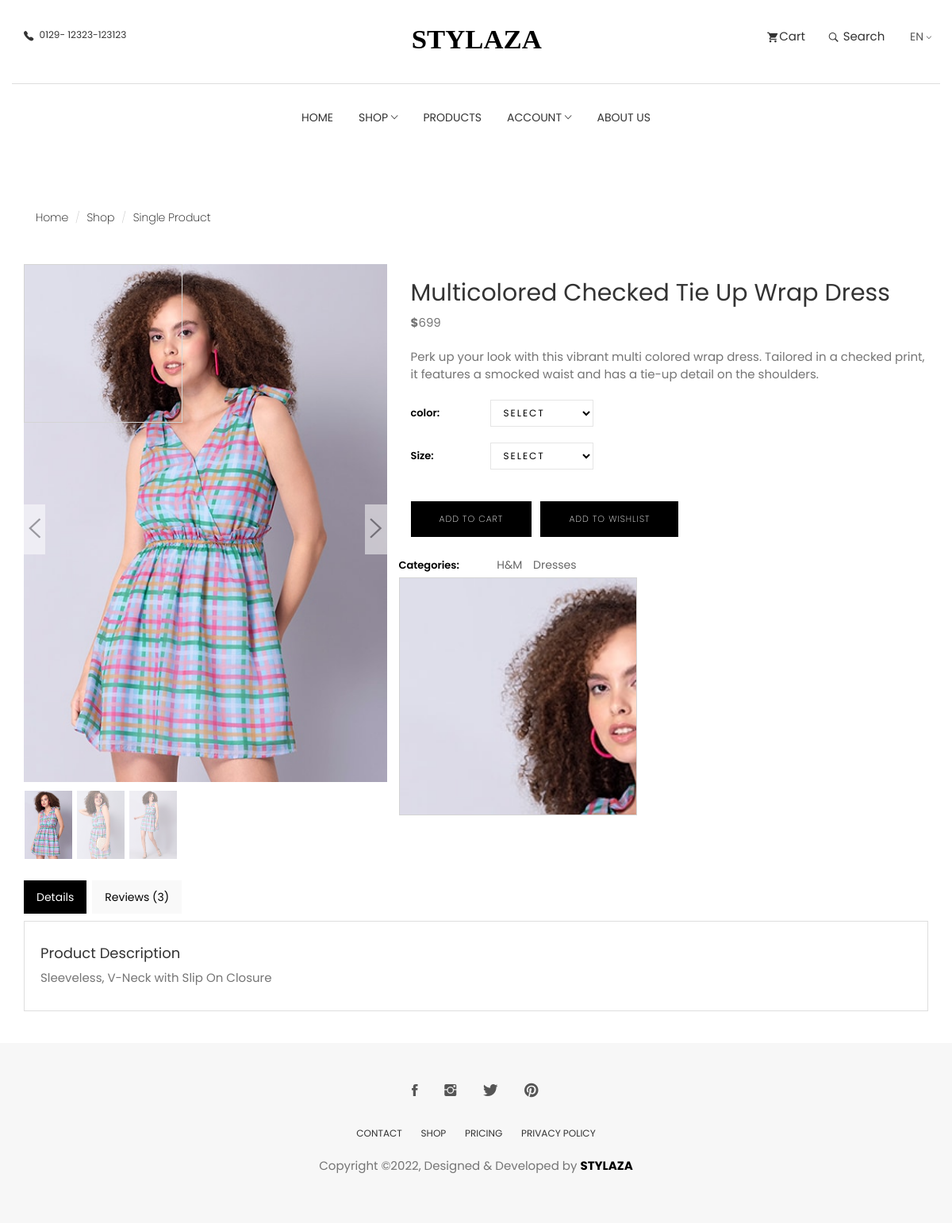
Screenshot of /shop/dresses/checked-blue-dress/ with the database file from the repository.
### product/models.py (models this page shows, shortened)
class Product(models.Model):
    product_name = models.CharField(max_length=500, unique=True)
    product_code = models.CharField(max_length=200, unique=True)
    slug = models.SlugField(max_length=250, unique=True)
    description = models.TextField(max_length=500, blank=True)
    offer_price = models.IntegerField(default=0)
    percentage = models.IntegerField(default=0)
    details = models.TextField(max_length=500, blank=True)
    price = models.IntegerField()
    featured = models.BooleanField(default=False)
    images = models.ImageField(upload_to="photos/products")
    images1 = models.ImageField(upload_to="photos/products")
    images2 = models.ImageField(upload_to="photos/products")
    stock = models.IntegerField()
    is_available = models.BooleanField(default=True)
    category = models.ForeignKey(Category, on_delete=models.CASCADE)
    brand = models.ForeignKey(Brand, on_delete=models.CASCADE)
    created_date = models.DateTimeField(auto_now_add=True)
    created_by = models.CharField(max_length=200, blank=True)
    modified_date = models.DateTimeField(auto_now=True)
    color = models.CharField(max_length=100, blank=True)
    material = models.CharField(max_length=100, blank=True)
    occasion = models.CharField(max_length=100, blank=True)
    type = models.CharField(max_length=100, blank=True)
    pattern = models.CharField(max_length=100, blank=True)
    country_of_origin = models.CharField(max_length=100, blank=True)
    Manufacture = models.TextField(max_length=500, blank=True)

class Brand(models.Model):
    brand_name = models.CharField(max_length=200, unique=True)
    slug = models.SlugField(max_length=200, unique=True)
    brand_logo = models.ImageField(upload_to="photos/brands")
    class Meta:
        verbose_name = "brand"
        verbose_name_plural = "brands"
    def __str__(self):
        return self.brand_name

class Category(models.Model):
    category_name = models.CharField(max_length=50)
    slug = models.SlugField(max_length=100, unique=True)
    description = models.TextField(max_length=255, blank=True)
    cat_image = models.ImageField(upload_to="photos/categories/", default="")
    class Meta:
        verbose_name = "category"
        verbose_name_plural = "categories"
    def __str__(self):
        return self.category_name

### web/views.py (the view)
def product_detail(request, category_slug, product_slug):
    try:
        single_product = Product.objects.get(
            category__slug=category_slug, slug=product_slug
        )
        images = []
        images.append(single_product.images)
        images.append(single_product.images1)
        images.append(single_product.images2)
        in_cart = CartItem.objects.filter(
            cart__cart_id=_cart_id(request), product=single_product
        ).exists()
    except Exception as e:
        raise e
    product_gallery = ProductGallery.objects.filter(product_id=single_product.id)
    context = {
        "single_product": single_product,
        "in_cart": in_cart,
        "product_gallery": product_gallery,
        "images": images,
    }
    return render(request, "stylaza/product-single.html", context)

### product/context_processors.py (called while the page is built)
def menu_links(request):
    links = Category.objects.all()
    return dict(links=links)

def menu_links_brand(request):
    link = Brand.objects.all()
    return dict(link=link)

### product/models.py (called while the page is built)
    def colors(self):
        return super(VariationManager, self).filter(
            variation_category="color", is_active=True
        )

    def sizes(self):
        return super(VariationManager, self).filter(
            variation_category="size", is_active=True
        )

### product/views.py (called while the page is built)
def _cart_id(request):
    cart = request.session.session_key
    if not cart:
        cart = request.session.create()
    return cart

### templates/stylaza/product-single.html (shortened to what this page needs)
{% load static %}
{% load mathfilters %}
<!DOCTYPE html>
<html lang="en">
<head>
	<link rel="stylesheet" href="//maxcdn.bootstrapcdn.com/font-awesome/4.3.0/css/font-awesome.min.css">
  <link rel="stylesheet" href="{% static 'stylaza/plugins/themefisher-font/style.css' %}">
  <link rel="stylesheet" href="{% static 'stylaza/plugins/bootstrap/css/bootstrap.min.css' %}">
  <link rel="stylesheet" href="{% static 'stylaza/plugins/animate/animate.css' %}">
  <link rel="stylesheet" href="{% static 'stylaza/plugins/slick/slick.css' %}">
  <link rel="stylesheet" href="{% static 'stylaza/plugins/slick/slick-theme.css' %}">
  <link rel="stylesheet" href="{% static 'stylaza/css/style.css' %}">
</head>
<body id="body">
<section class="top-header">
	<div class="container">
		<div class="row">
			<div class="col-md-4 col-xs-12 col-sm-4">
				<div class="contact-number">
					<i class="tf-ion-ios-telephone"></i>
					<span>0129- 12323-123123</span>
				</div>
			</div>
			<div class="col-md-4 col-xs-12 col-sm-4">
				<div class="logo text-center">
						<svg width="165px" height="29px" viewBox="0 0 190 29" version="1.1" xmlns="http://www.w3.org/2000/svg"
							xmlns:xlink="http://www.w3.org/1999/xlink">
							<g id="Page-1" stroke="none" stroke-width="1" fill="none" fill-rule="evenodd" font-size="40"
								font-family="AustinBold, Austin" font-weight="bold">
								<g id="Group" transform="translate(-108.000000, -297.000000)" fill="#000000">
									<text id="AVIATO">
										<tspan x="108.94" y="325">STYLAZA</tspan>
									</text>
								</g>
							</g>
						</svg>
				</div>
			</div>
			<div class="col-md-4 col-xs-12 col-sm-4">
				<ul class="top-menu text-right list-inline">
					<li class="dropdown cart-nav dropdown-slide">
						<a href="{% url 'cart' %}" class="dropdown-toggle" ><i
								class="tf-ion-android-cart"></i>Cart</a>
					</li>
					<li class="dropdown search dropdown-slide">
						<a class="dropdown-toggle" data-toggle="dropdown" data-hover="dropdown"><i
								class="tf-ion-ios-search-strong"></i> Search</a>
					</li>
					<li class="commonSelect">
						<select class="form-control">
							<option>EN</option>
						</select>
					</li>
				</ul>
			</div>
		</div>
	</div>
</section>
<section class="menu">
	<nav class="navbar navigation">
		<div class="container">
			<div id="navbar" class="navbar-collapse collapse text-center">
				<ul class="nav navbar-nav">
					<li class="dropdown ">
						<a href="{% url 'home' %}">Home</a>
					</li>
					<li class="dropdown dropdown-slide">
						<a href="#!" class="dropdown-toggle" data-toggle="dropdown" data-hover="dropdown" data-delay="350"
							role="button" aria-haspopup="true" aria-expanded="false">Shop <span
								class="tf-ion-ios-arrow-down"></span></a>
					</li>
					<li class="dropdown dropdown-slide">
						<a href="{% url 'shop' %}"  data-hover="dropdown" data-delay="350"
							role="button" aria-haspopup="true" aria-expanded="false">Products
						</a>
					</li>
					<li class="dropdown  dropdown-slide">
												<a href="#!" class="dropdown-toggle" data-toggle="dropdown" data-hover="dropdown" data-delay="350"
														role="button" aria-haspopup="true" aria-expanded="false">Account <span
															class="tf-ion-ios-arrow-down"></span></a>
											</li>
					<li class="dropdown dropdown-slide">
						<a href="{% url 'about' %}"  data-hover="dropdown" aria-haspopup="true" aria-expanded="false">About Us
						</a>
					</li>
				</ul>
			</div>
		</div>
	</nav>
</section>
<section class="single-product">
	<div class="container">
		<div class="row">
			<div class="col-md-6">
				<ol class="breadcrumb">
					<li><a href="index.html">Home</a></li>
					<li><a href="shop.html">Shop</a></li>
					<li class="active">Single Product</li>
				</ol>
			</div>
		</div>
		<div class="row mt-20">
			<div class="col-md-5">
				<div class="single-product-slider img-zoom-container">
					<div id='carousel-custom' class='carousel slide' data-ride='carousel'>
						<div class='carousel-outer'>
							<div class='carousel-inner '>
								<div class='item active '>
									<img  id="myimage" src='{{single_product.images.url}}' alt='' data-zoom-image="{{single_product.images.url}}" />
								</div>
							</div>
							<a class='left carousel-control' href='#carousel-custom' data-slide='prev'>
								<i class="tf-ion-ios-arrow-left"></i>
							</a>
							<a class='right carousel-control' href='#carousel-custom' data-slide='next'>
								<i class="tf-ion-ios-arrow-right"></i>
							</a>
						</div>
						<ol class='carousel-indicators mCustomScrollbar meartlab'>
							<li data-target='#carousel-custom' data-slide-to='0' class='active'>
								<img src='{{single_product.images.url}}' alt=''  />
							</li>
							<li data-target='#carousel-custom' data-slide-to='1'>
								<img src='{{single_product.images1.url}}' alt='' />
							</li>
							<li data-target='#carousel-custom' data-slide-to='2'>
								<img src='{{single_product.images2.url}}' alt='' />
							</li>
						</ol>
					</div>
				</div>
			</div>
			<div class="col-md-7">
				<form action="{% url 'add_cart' single_product.id %}" method="POST" >
					<div class="single-product-details">
						<h2>{{single_product.product_name}}</h2>
						{% if single_product.offer_price == 0 %}
						<p class="product-price"><b>$</b>{{single_product.price}}</p>
						{% else %}
						<var ><span class="product-price" style="text-decoration:line-through;"><b>$</b>{{single_product.price}}</span><span class="text-danger">&nbsp;&nbsp;&nbsp;({{single_product.percentage}}%) off </span></var>
						<p class="product-price"><b>$</b>{{single_product.offer_price|floatformat:2}}</p>
						{% endif %}
						<p class="product-description mt-20">
							{{single_product.description}}
							</p>
						<div class="product-size">
							<span>color:</span>
							<select name="color" class="form-control " >
											<option value="" disabled selected>select</option>
										</select>
						</div>
						<div class="product-size">
							<span>Size:</span>
							<select name="size" class="form-control" >
											<option value="" disabled selected>select</option>
										</select>
						</div>
						<div class="product-quantity">
							{% if single_product.stock <= 0 %}
								<h5 class="text-danger">Out of Stock</h5>
							{% else %}
							<button type="submit" class="btn btn-main mt-20">Add To Cart</button>
							{% endif %}
							<a href="{% url 'add-wishlist' single_product.id %}" class="btn btn-main mt-20">Add To Wishlist</a>
						</div>
						<div class="product-category row">
							<span class="">Categories:</span>
							<ul class="">
								<li><a href="">{{single_product.brand}}</a></li>
								<li><a href="">{{single_product.category}}</a></li>
							</ul>
						</div>
					</div>
				</form>
			</div>
			<div   id="myresult" class=" myresult col-sm-2 col-md-4 img-zoom-result"></div>
		</div>
		<div class="row">
			<div class="col-xs-12">
				<div class="tabCommon mt-20">
					<ul class="nav nav-tabs">
						<li class="active"><a data-toggle="tab" href="#details" aria-expanded="true">Details</a></li>
						<li class=""><a data-toggle="tab" href="#reviews" aria-expanded="false">Reviews (3)</a></li>
					</ul>
					<div class="tab-content patternbg">
						<div id="details" class="tab-pane fade active in">
							<h4>Product Description</h4>
							<p>{{single_product.details}}</p>
							</div>
					</div>
				</div>
			</div>
		</div>
	</div>
</section>
<footer class="footer section text-center">
	<div class="container">
		<div class="row">
			<div class="col-md-12">
				<ul class="social-media">
					<li>
						<a href="https://www.facebook.com/">
							<i class="tf-ion-social-facebook"></i>
						</a>
					</li>
					<li>
						<a href="https://www.instagram.com/">
							<i class="tf-ion-social-instagram"></i>
						</a>
					</li>
					<li>
						<a href="https://www.twitter.com/">
							<i class="tf-ion-social-twitter"></i>
						</a>
					</li>
					<li>
						<a href="https://www.pinterest.com/">
							<i class="tf-ion-social-pinterest"></i>
						</a>
					</li>
				</ul>
				<ul class="footer-menu text-uppercase">
					<li>
						<a href="{% url 'contact' %}">CONTACT</a>
					</li>
					<li>
						<a href="{% url 'home' %}">SHOP</a>
					</li>
					<li>
						<a href="">PRICING</a>
					</li>
					<li>
						<a href="">PRIVACY POLICY</a>
					</li>
				</ul>
				<p class="copyright-text">Copyright &copy;2022, Designed &amp; Developed by <b style="color:black;">STYLAZA</b></p>
			</div>
		</div>
	</div>
</footer>
  </body>
  </html>

### templates/stylaza/product-single.html (style rules this page uses)
* { box-sizing: border-box; }
.img-zoom-container { position: relative; }
.img-zoom-result { border: 1px solid #d4d4d4; width: 300px; height: 300px; }

### rows the page displays
Product: images (picture), images1 (picture), images2 (picture), product_name "Multicolored Checked Tie Up Wrap Dress", price "699", description "Perk up your look with this vibrant multi colored wrap dress. Tailored in a checked print, it features a smocked waist and has a tie-up detail on the shoulders.", brand "H&M", category "Dresses", details "Sleeveless, V-Neck with Slip On Closure"
